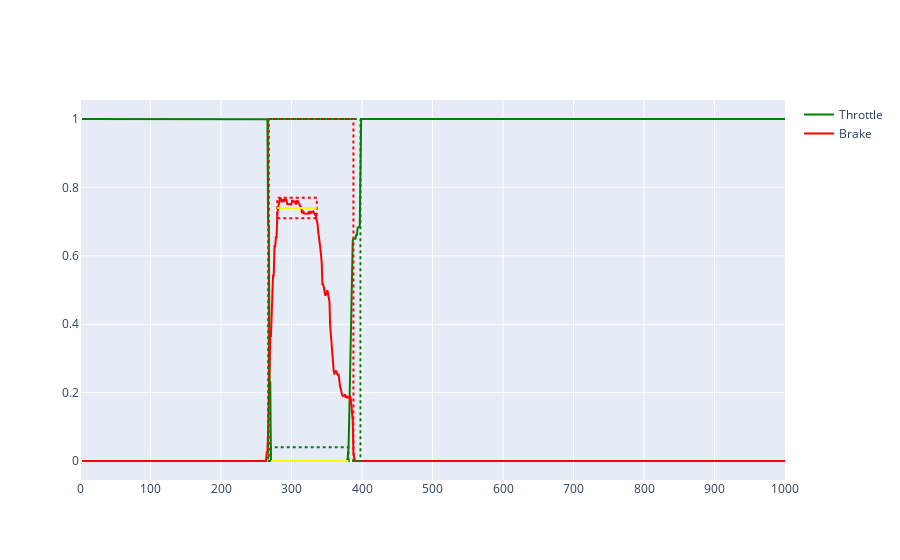
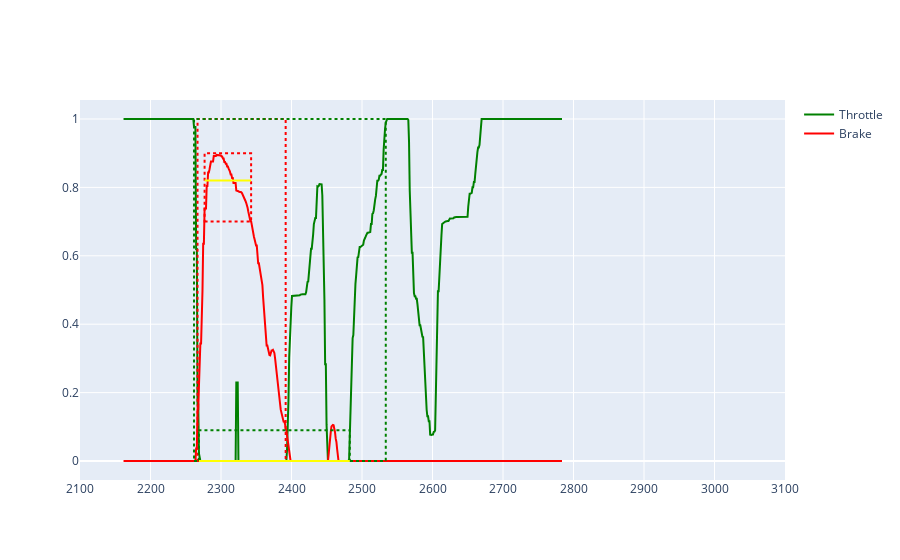
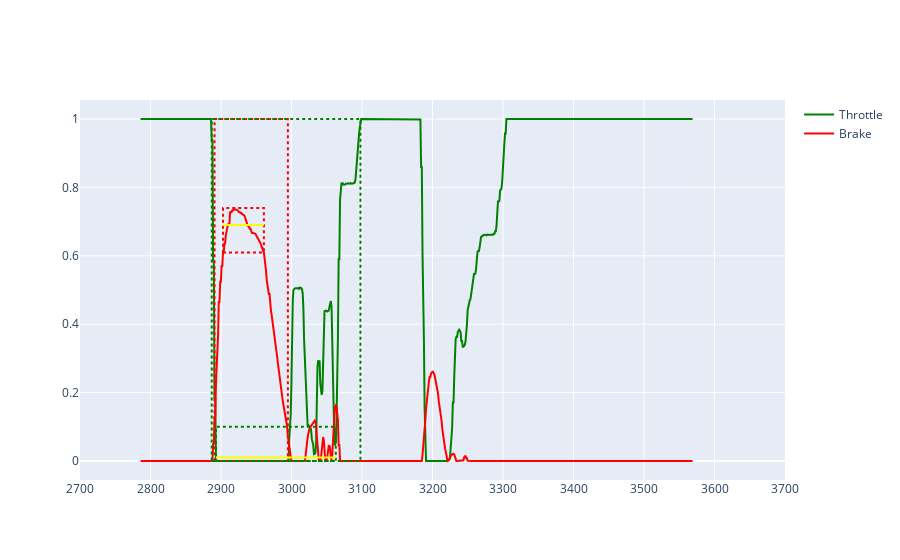
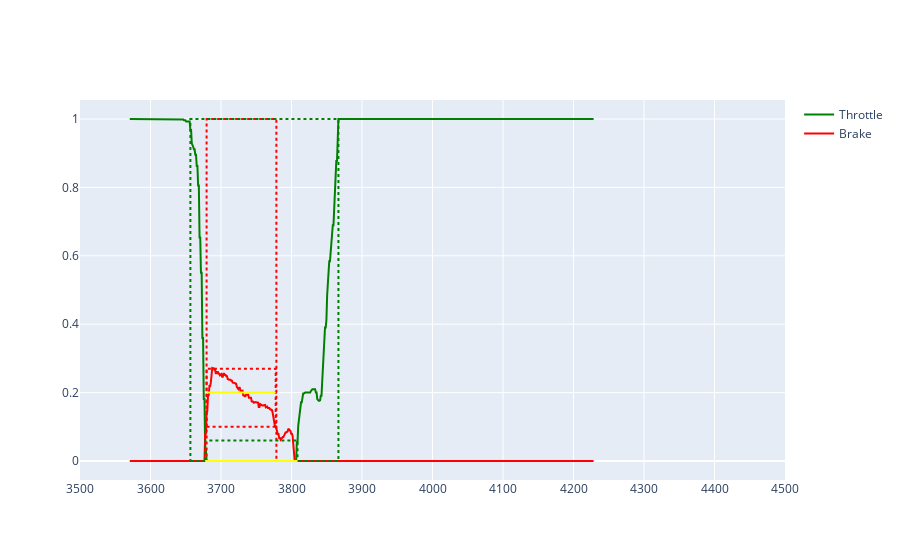

The cell these charts' notebook holds for them, in order:
### Code cell
segments, used_laps = fast_lap_analyzer.extract_segments(sector_start_end, data_frames, laps_with_telemetry, df_max)
track_length = df_max["DistanceRoundTrack"].max()
for i in range(len(segments)):
    segment = segments[i]
    # display(segment.start, segment.end, segment.turn)
    # display(segment.telemetry)
    # df = telemetry_for_fig(segment)
    df = segment.telemetry
    fig = lap_fig(df, columns=["Throttle", "Brake"])
    brake_features = segment.brake_features()
    if brake_features:
        # brake_features = features_for_fig(segment, track_length, brake_features)
        fig_add_features(fig, brake_features)
    throttle_features = segment.throttle_features()
    if throttle_features:
        # throttle_features = features_for_fig(segment, track_length, throttle_features)
        fig_add_features(fig, throttle_features, color="green")
    display(f"time: {segment.time} {segment.start} -> {segment.end} / track: {segment.track_length}")
    fig.show()

### Figure 1 — Plotly figure (JSON) as saved in the notebook; plotly's stock layout.template omitted (floating-point values rounded to 4 significant figures; data arrays with more than 128 entries replaced by an {"elided": "..."} marker saying what was removed)
{"data": [{"line": {"color": "green"}, "marker": {"size": 1}, "name": "Throttle", "showlegend": true, "type": "scatter", "x": {"elided": "2158 float values"}, "y": {"elided": "2158 float values"}}, {"line": {"color": "red"}, "marker": {"size": 1}, "name": "Brake", "showlegend": true, "type": "scatter", "x": {"elided": "2158 float values"}, "y": {"elided": "2158 float values"}}], "layout": {"shapes": [{"line": {"color": "red", "dash": "dot", "width": 2}, "type": "rect", "x0": 267.9, "x1": 387.8, "xref": "x", "y0": 0, "y1": 1, "yref": "y"}, {"line": {"color": "red", "dash": "dot", "width": 2}, "type": "rect", "x0": 279.9, "x1": 335.9, "xref": "x", "y0": 0.71, "y1": 0.77, "yref": "y"}, {"line": {"color": "yellow", "width": 2}, "type": "line", "x0": 279.9, "x1": 335.9, "xref": "x", "y0": 0.74, "y1": 0.74, "yref": "y"}, {"line": {"color": "green", "dash": "dot", "width": 2}, "type": "rect", "x0": 266.9, "x1": 397.8, "xref": "x", "y0": 0, "y1": 1, "yref": "y"}, {"line": {"color": "green", "dash": "dot", "width": 2}, "type": "rect", "x0": 270.9, "x1": 380.9, "xref": "x", "y0": 0, "y1": 0.04, "yref": "y"}, {"line": {"color": "yellow", "width": 2}, "type": "line", "x0": 270.9, "x1": 380.9, "xref": "x", "y0": 0, "y1": 0, "yref": "y"}], "xaxis": {"dtick": 100, "range": [0, 1000]}}}

### Figure 2 — Plotly figure (JSON) as saved in the notebook; plotly's stock layout.template omitted (floating-point values rounded to 4 significant figures; data arrays with more than 128 entries replaced by an {"elided": "..."} marker saying what was removed)
{"data": [{"line": {"color": "green"}, "marker": {"size": 1}, "name": "Throttle", "showlegend": true, "type": "scatter", "x": {"elided": "623 float values"}, "y": {"elided": "623 float values"}}, {"line": {"color": "red"}, "marker": {"size": 1}, "name": "Brake", "showlegend": true, "type": "scatter", "x": {"elided": "623 float values"}, "y": {"elided": "623 float values"}}], "layout": {"shapes": [{"line": {"color": "red", "dash": "dot", "width": 2}, "type": "rect", "x0": 2267.0, "x1": 2392.0, "xref": "x", "y0": 0, "y1": 1, "yref": "y"}, {"line": {"color": "red", "dash": "dot", "width": 2}, "type": "rect", "x0": 2277.0, "x1": 2343.0, "xref": "x", "y0": 0.7, "y1": 0.9, "yref": "y"}, {"line": {"color": "yellow", "width": 2}, "type": "line", "x0": 2277.0, "x1": 2343.0, "xref": "x", "y0": 0.82, "y1": 0.82, "yref": "y"}, {"line": {"color": "green", "dash": "dot", "width": 2}, "type": "rect", "x0": 2262.0, "x1": 2534.0, "xref": "x", "y0": 0, "y1": 1, "yref": "y"}, {"line": {"color": "green", "dash": "dot", "width": 2}, "type": "rect", "x0": 2269.0, "x1": 2483.0, "xref": "x", "y0": 0, "y1": 0.09, "yref": "y"}, {"line": {"color": "yellow", "width": 2}, "type": "line", "x0": 2269.0, "x1": 2483.0, "xref": "x", "y0": 0, "y1": 0, "yref": "y"}], "xaxis": {"dtick": 100, "range": [2100, 3100]}}}

### Figure 3 — Plotly figure (JSON) as saved in the notebook; plotly's stock layout.template omitted (floating-point values rounded to 4 significant figures; data arrays with more than 128 entries replaced by an {"elided": "..."} marker saying what was removed)
{"data": [{"line": {"color": "green"}, "marker": {"size": 1}, "name": "Throttle", "showlegend": true, "type": "scatter", "x": {"elided": "784 float values"}, "y": {"elided": "784 float values"}}, {"line": {"color": "red"}, "marker": {"size": 1}, "name": "Brake", "showlegend": true, "type": "scatter", "x": {"elided": "784 float values"}, "y": {"elided": "784 float values"}}], "layout": {"shapes": [{"line": {"color": "red", "dash": "dot", "width": 2}, "type": "rect", "x0": 2891.0, "x1": 2995.0, "xref": "x", "y0": 0, "y1": 1, "yref": "y"}, {"line": {"color": "red", "dash": "dot", "width": 2}, "type": "rect", "x0": 2903.0, "x1": 2961.0, "xref": "x", "y0": 0.61, "y1": 0.74, "yref": "y"}, {"line": {"color": "yellow", "width": 2}, "type": "line", "x0": 2903.0, "x1": 2961.0, "xref": "x", "y0": 0.69, "y1": 0.69, "yref": "y"}, {"line": {"color": "green", "dash": "dot", "width": 2}, "type": "rect", "x0": 2887.0, "x1": 3098.0, "xref": "x", "y0": 0, "y1": 1, "yref": "y"}, {"line": {"color": "green", "dash": "dot", "width": 2}, "type": "rect", "x0": 2893.0, "x1": 3063.0, "xref": "x", "y0": 0, "y1": 0.1, "yref": "y"}, {"line": {"color": "yellow", "width": 2}, "type": "line", "x0": 2893.0, "x1": 3063.0, "xref": "x", "y0": 0.01, "y1": 0.01, "yref": "y"}], "xaxis": {"dtick": 100, "range": [2700, 3700]}}}

### Figure 4 — Plotly figure (JSON) as saved in the notebook; plotly's stock layout.template omitted (floating-point values rounded to 4 significant figures; data arrays with more than 128 entries replaced by an {"elided": "..."} marker saying what was removed)
{"data": [{"line": {"color": "green"}, "marker": {"size": 1}, "name": "Throttle", "showlegend": true, "type": "scatter", "x": {"elided": "659 float values"}, "y": {"elided": "659 float values"}}, {"line": {"color": "red"}, "marker": {"size": 1}, "name": "Brake", "showlegend": true, "type": "scatter", "x": {"elided": "659 float values"}, "y": {"elided": "659 float values"}}], "layout": {"shapes": [{"line": {"color": "red", "dash": "dot", "width": 2}, "type": "rect", "x0": 3680.0, "x1": 3779.0, "xref": "x", "y0": 0, "y1": 1, "yref": "y"}, {"line": {"color": "red", "dash": "dot", "width": 2}, "type": "rect", "x0": 3680.0, "x1": 3778.0, "xref": "x", "y0": 0.1, "y1": 0.27, "yref": "y"}, {"line": {"color": "yellow", "width": 2}, "type": "line", "x0": 3680.0, "x1": 3778.0, "xref": "x", "y0": 0.2, "y1": 0.2, "yref": "y"}, {"line": {"color": "green", "dash": "dot", "width": 2}, "type": "rect", "x0": 3657.0, "x1": 3867.0, "xref": "x", "y0": 0, "y1": 1, "yref": "y"}, {"line": {"color": "green", "dash": "dot", "width": 2}, "type": "rect", "x0": 3678.0, "x1": 3809.0, "xref": "x", "y0": 0, "y1": 0.06, "yref": "y"}, {"line": {"color": "yellow", "width": 2}, "type": "line", "x0": 3678.0, "x1": 3809.0, "xref": "x", "y0": 0, "y1": 0, "yref": "y"}], "xaxis": {"dtick": 100, "range": [3500, 4500]}}}
